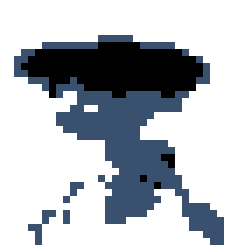
#> input picture A4/input.png, 34 x 35 px, found by its file name (shown 7 times larger)
$ python imageConverter.py
#> lines starting #> are read from the running program, lines starting #| are printed output that depends on the picture
from PIL import Image

# Define the color mapping
color_mapping = {
    0: "X",
    1: "L",
    2: "B",
    3: "W",
    4: "R",
}

# Load the input image
input_image = Image.open("input.png")
#> input_image is the input picture: PIL image 34x35 P; mean R, G, B, A 109.2, 88.7, 122, 138.6
input_image = input_image.rotate(-90)
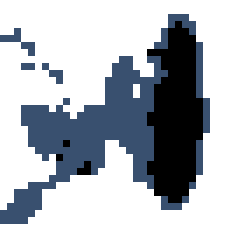
#> input_image: PIL image 34x35 P (shown 7 times larger); mean R, G, B, A 107.1, 85.9, 120, 135.2; transparent parts drawn white
width, height = input_image.size
#> width = 34; height = 35
input_image = input_image.resize((width*2,height*2),Image.Resampling.NEAREST)
#> input_image: PIL image 68x70 P

# Get the width and height of the image
width, height = input_image.size
#> width = 68; height = 70
print(width,height)
#| 68 70

# Create an empty 2D array to store the color strings
color_array = [[""] * width for _ in range(height)]

# Iterate through each pixel and map its color to a string
for y in range(0,height):
    for x in range(0,width):
        pixel_color = input_image.getpixel((x, y))
        color_array[y][x] = color_mapping.get(pixel_color, "!")
#> after the loop, color_array = 70 items

# Print the 2D array of color strings
for row in color_array:
    print(" ".join(row))
#> this loop made 70 passes
#| X X X X X X X X X X X X X X X X X X X X X X X X X X X X X X X X X X X X X X X X X X X X X X X X X X X X X X X X X X X X X X X X X X X X
#| X X X X X X X X X X X X X X X X X X X X X X X X X X X X X X X X X X X X X X X X X X X X X X X X X X X X X X X X X X X X X X X X X X X X
#| X X X X X X X X X X X X X X X X X X X X X X X X X X X X X X X X X X X X X X X X X X X X X X X X X X X X W W X X X X X X X X X X X X X X
#| X X X X X X X X X X X X X X X X X X X X X X X X X X X X X X X X X X X X X X X X X X X X X X X X X X X X W W X X X X X X X X X X X X X X
#| X X X X X X X X X X X X X X X X X X X X X X X X X X X X X X X X X X X X X X X X X X X X X X X X B B B B B B W W W W X X X X X X X X X X
#| X X X X X X X X X X X X X X X X X X X X X X X X X X X X X X X X X X X X X X X X X X X X X X X X B B B B B B W W W W X X X X X X X X X X
#| X X X X X X X X X X X X X X X X X X X X X X X X X X X X X X X X X X X X X X X X X X X X X X X X B B L L B B B B W W W W X X X X X X X X
#| X X X X X X X X X X X X X X X X X X X X X X X X X X X X X X X X X X X X X X X X X X X X X X X X B B L L B B B B W W W W X X X X X X X X
#> (further printed lines are left out)
